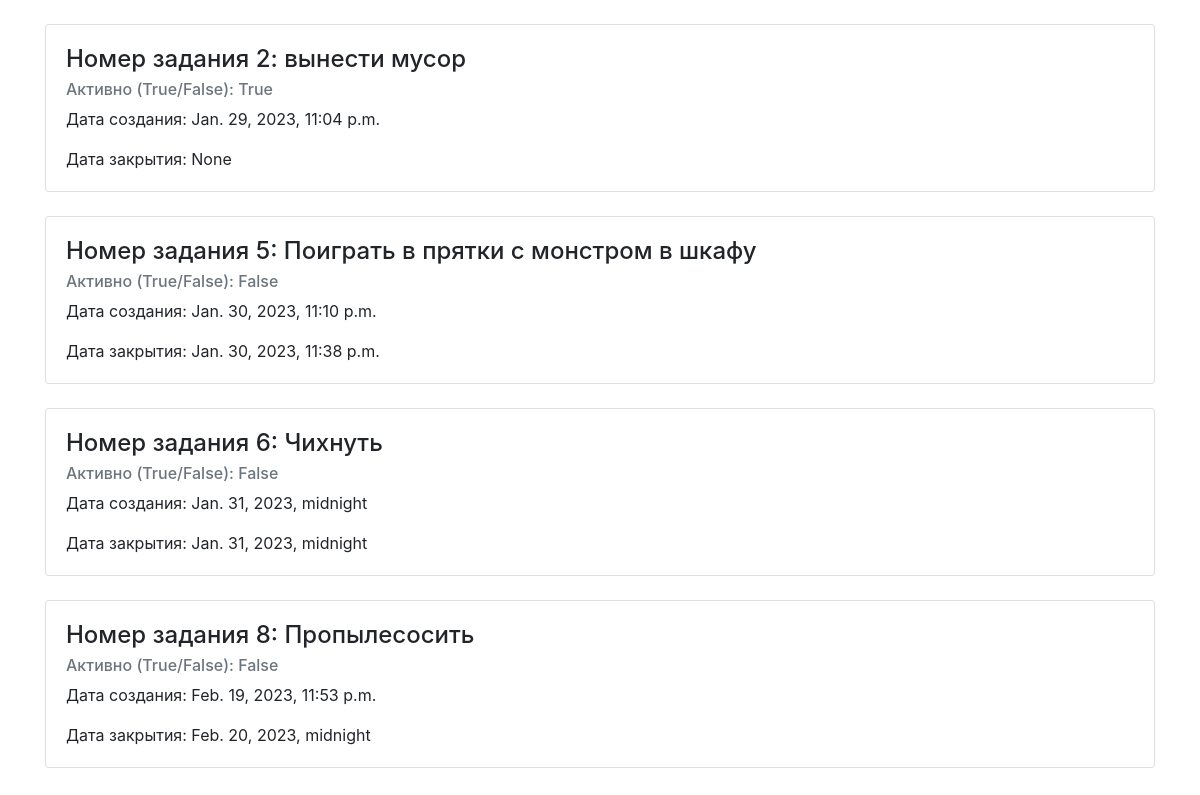
The page /todo_list/tasks/view_all on the database its author committed.
### todo_list/models.py (models this page shows, shortened)
class Task(TimeStampedModel):
    """1 В каждой задаче есть название, говорящее о том, что нужно сделать,
    например, "купить в магазине новый утюг".
    2 В каждой задаче есть отметка выполнена она или нет (по умолчанию     не выполнена).
    3 4 У каждой задачи есть дата и время создания, дата и время завершения.
    Время завершения задачи проставляется в момент проставления галочки о завершении задачи.
    Время завершения задачи убирается (становится null) в момент снятия галочки о завершении задачи."""
    name = models.CharField(max_length=64, help_text="Описание задачи")
    is_active = models.BooleanField(default=True, help_text="Активна ли задача")
    timestamp_created = models.DateTimeField(
        auto_now_add=True, help_text="Дата создания задачи"
    )
    timestamp_closed = models.DateTimeField(
        blank=True, null=True, help_text="Дата завершения задачи"
    )

### todo_list/views.py (the view)
# urls.py: path("tasks/view_all", TaskListView.as_view(), name="view_all_tasks"),
class TaskListView(ListView):
    context_object_name = "tasks_"
    queryset = Task.objects.filter()
    template_name = "task_list.html"

### todo_list/templates/task_list.html
{% extends 'base.html' %}
{% block content %}
    {% for task in tasks_ %}
        <div class="card mb-4">
            <div class="card-body">
                <h4 class="card-title"> Номер задания {{ task.pk }}: {{ task.name }} </h4>
                <h6 class="card-subtitle mb-2 text-muted">Активно (True/False): {{ task.is_active }}</h6>
                <p class="card-text">Дата создания: {{ task.timestamp_created }}</p>
                <p class="card-text">Дата закрытия: {{ task.timestamp_closed }}</p>
            </div>
        </div>
    {% endfor %}
{% endblock content %}

### todo_list/templates/base.html (shortened to what this page needs)
<!doctype html>
<html lang="en">
<head>
    <link rel="stylesheet" href="https://stackpath.bootstrapcdn.com/bootstrap/4.3.1/css/bootstrap.min.css"
>
</head>
<body class="container mt-4">
{% block content %}
{% endblock content %}
</body>
</html>

### rows shown on the page
Task: pk "2", name "вынести мусор", is_active "True", timestamp_created "Jan. 29, 2023, 11:04 p.m.", timestamp_closed "None"
Task: pk "5", name "Поиграть в прятки с монстром в шкафу", is_active "False", timestamp_created "Jan. 30, 2023, 11:10 p.m.", timestamp_closed "Jan. 30, 2023, 11:38 p.m."
Task: pk "6", name "Чихнуть", is_active "False", timestamp_created "Jan. 31, 2023, midnight", timestamp_closed "Jan. 31, 2023, midnight"
Task: pk "8", name "Пропылесосить", is_active "False", timestamp_created "Feb. 19, 2023, 11:53 p.m.", timestamp_closed "Feb. 20, 2023, midnight"
